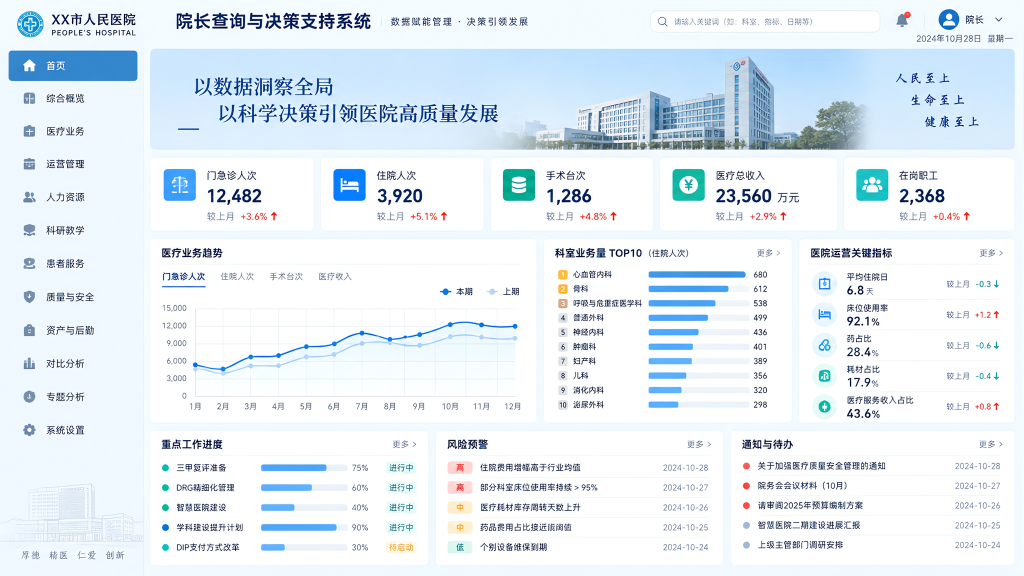
#> input picture archive/design/workbench-home.png, 2048 x 1152 px, given in place of hospital_campus_1789953573369.jpg, which was not available (shown at 1/2 size)
$ python process_assets.py
#> lines starting #> are read from the running program, lines starting #| are printed output that depends on the picture; pictures that were not available may be replaced by others from this repository, and a replacement may not be noted
# 历史资产留档（非工程代码）：早期大屏视觉稿的边缘融合工具——把生图资产按
# smootherstep 羽化蒙版融进 #0b1325 深蓝底，供 archive/smart-hospital-cockpit/
# 参考工程的 public/assets 出图。脚本内路径为当时 Windows 本机路径，不可直接运行。
import os
from PIL import Image
import numpy as np

# Target background color: #0b1325 -> (11, 19, 37)
TARGET_BG = np.array([11, 19, 37], dtype=np.float32)

def blend_to_target(img_path, out_path, margin_x=140, margin_top=100, margin_bottom=120):
#> called with margin_x = 140, margin_top = 100, margin_bottom = 120
    im = Image.open(img_path).convert('RGB')
#> im is the input picture: PIL image 2048x1152 RGB; mean R, G, B 228.9, 238.3, 245.8
    arr = np.array(im, dtype=np.float32)
    h, w, _ = arr.shape
#> h = 1152; w = 2048

    # 1. Create a 2D smooth edge vignette mask [0, 1]
    # 1 means keep original, 0 means blend to TARGET_BG
    x = np.linspace(0, 1, w)
#> x = 2048 values from 0 to 1
    y = np.linspace(0, 1, h)
#> y = 1152 values from 0 to 1
    xx, yy = np.meshgrid(x, y)

    # Distances to borders normalized by margins
    dist_l = np.clip((xx * w) / margin_x, 0, 1)
    dist_r = np.clip(((1.0 - xx) * w) / margin_x, 0, 1)
    dist_t = np.clip((yy * h) / margin_top, 0, 1)
    dist_b = np.clip(((1.0 - yy) * h) / margin_bottom, 0, 1)

    # Quintic smootherstep interpolation: 6t^5 - 15t^4 + 10t^3 (C2 continuity, zero slope/crease at edges)
    def smootherstep(t):
        return t * t * t * (t * (t * 6.0 - 15.0) + 10.0)

    mask_x = smootherstep(np.minimum(dist_l, dist_r))
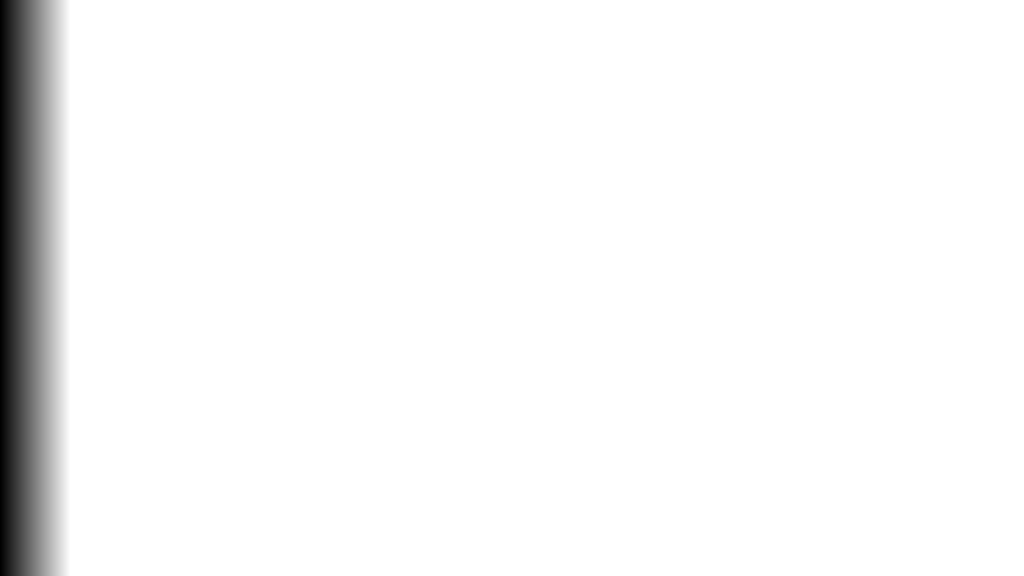
#> dist_l: shape (1152, 2048) float64 (shown at 1/2 size); min 0, max 1, mean 0.966
    mask_y = smootherstep(np.minimum(dist_t, dist_b))
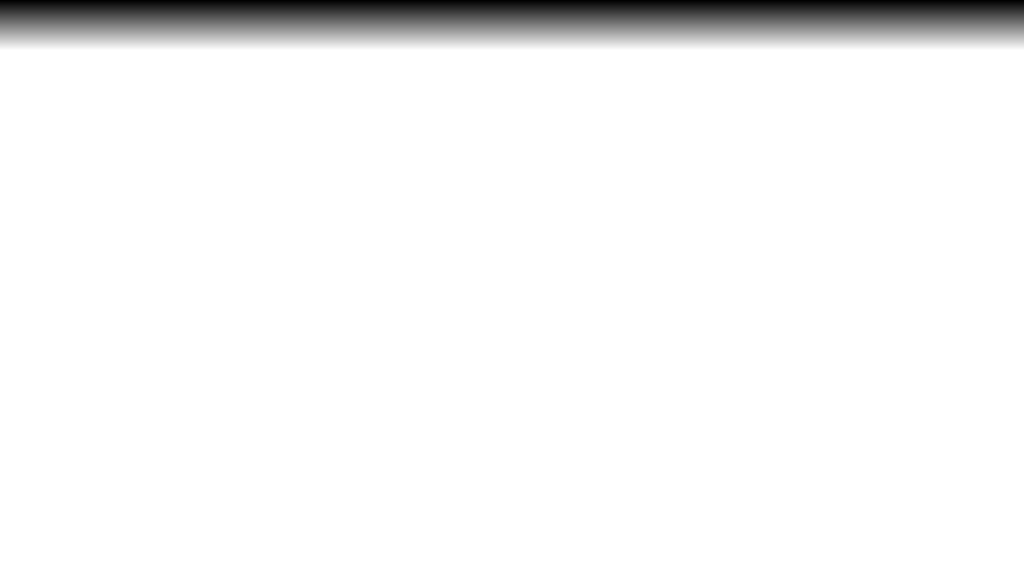
#> dist_t: shape (1152, 2048) float64 (shown at 1/2 size); min 0, max 1, mean 0.956
    edge_mask = (mask_x * mask_y)[:, :, np.newaxis]

    # Blend with target background (#0b1325)
    blended = arr * edge_mask + TARGET_BG * (1.0 - edge_mask)
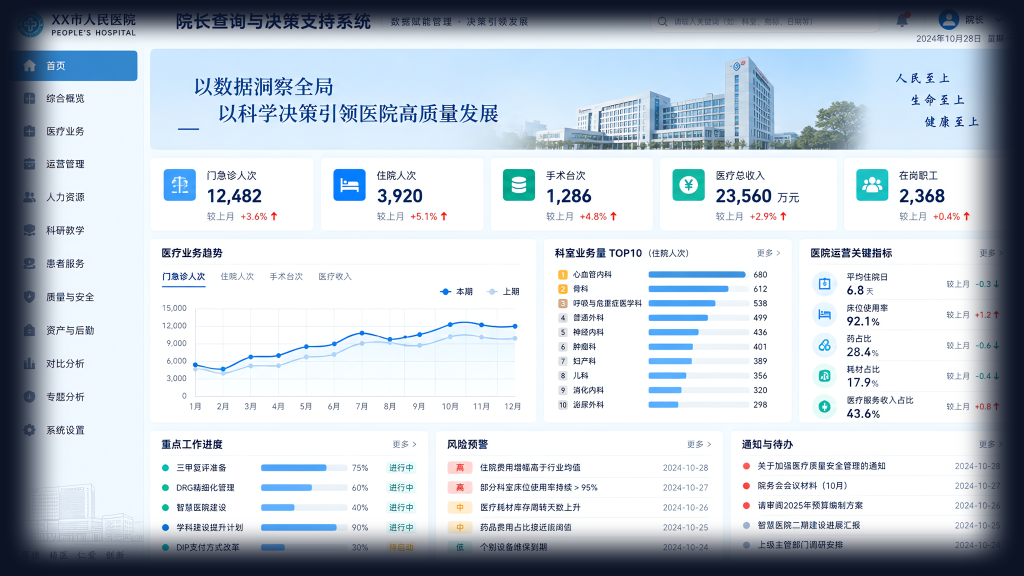
#> blended: shape (1152, 2048, 3) float64 (shown at 1/2 size); mean R, G, B 193.4, 202.8, 212.2
    blended = np.clip(blended, 0, 255).astype(np.uint8)

    out_im = Image.fromarray(blended)
    out_im.save(out_path, 'JPEG', quality=98, subsampling=0)
    print(f'Successfully processed {os.path.basename(img_path)} -> {out_path}')

if __name__ == '__main__':
    # Newly generated high-fidelity assets (Zero AI text hallucination, zero neon purple, PBR realism)
    images_config = {
        'hospital_campus.jpg': {
            'src': r'C:\Users\20304\.gemini\antigravity\brain\e5af7073-23b1-436c-ada1-91682ba7883a\hospital_campus_1789953573369.jpg',
            'mx': 140, 'mt': 100, 'mb': 120
        },
        'hospital_facade.jpg': {
            'src': r'C:\Users\20304\.gemini\antigravity\brain\e5af7073-23b1-436c-ada1-91682ba7883a\hospital_facade_1789953666756.jpg',
            'mx': 160, 'mt': 110, 'mb': 130
        },
        'hospital_floor_wireframe.jpg': {
            'src': r'C:\Users\20304\.gemini\antigravity\brain\e5af7073-23b1-436c-ada1-91682ba7883a\hospital_wireframe_1789953691507.jpg',
            'mx': 140, 'mt': 100, 'mb': 120
        },
        'hospital_floors_stack.jpg': {
            'src': r'C:\Users\20304\.gemini\antigravity\brain\e5af7073-23b1-436c-ada1-91682ba7883a\hospital_stack_1789953720568.jpg',
            'mx': 160, 'mt': 110, 'mb': 130
        }
    }

    dest_dir = r'd:\测试区域文件夹\zuoye\smart-hospital-cockpit\public\assets'
    os.makedirs(dest_dir, exist_ok=True)

    for name, cfg in images_config.items():
        dst = os.path.join(dest_dir, name)
#> (the run stopped early here; a loop or call above may not have finished)
